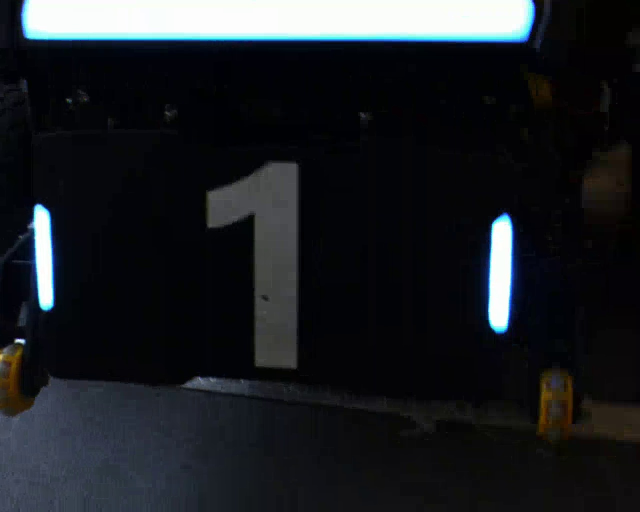
//> input picture assets/ideal/ideal_blue_near.jpg, 1280 x 1024 px (shown at 1/2 size)
$ ./core_tests   (built with g++ and OpenCV 4)
//> lines starting //> are read from the running program, lines starting //| are printed output that depends on the picture; after the words box and inside, x2 and y2 are one past the last pixel; in counts of white or black regions, pixels touching at a corner belong together
//> in testIdealSamples, image is the input picture: 1024 rows x 1280 cols, CV_8UC3; mean B, G, R 36, 32, 28.9
### vision/preprocess.h
// vision/preprocess.h
// 颜色分割：BGR 图像 -> 二值 mask，只保留"目标颜色且足够饱和明亮"的像素。
#ifndef ARMOR_VISION_PREPROCESS_H
#define ARMOR_VISION_PREPROCESS_H

#include <opencv2/core.hpp>

#include "vision/config.h"

// 三个动作：
//   1) HSV 阈值（红色跨 Hue 首尾，需要两段取并集）
//   2) 对手色通道差（红用 R-B，蓝用 B-R）压掉灰白背景
//   3) 开/闭运算去掉噪点、补上空洞
// 返回单通道 8U 二值图。
cv::Mat makeColorMask(const cv::Mat& src, TargetColor color,
                      const PreprocessConfig& config);

#endif  // ARMOR_VISION_PREPROCESS_H

### vision/utils.h
// vision/utils.h
// 通用小工具：文件 / 几何 / 绘制。与检测逻辑无关的助手集中在这里。
#ifndef ARMOR_VISION_UTILS_H
#define ARMOR_VISION_UTILS_H

#include <string>
#include <vector>

#include <opencv2/core.hpp>

namespace utils {

// 返回全小写副本（仅处理 ASCII，足够用于扩展名比较）。
std::string toLower(std::string text);

// 按扩展名判断是否为支持的图片文件。
bool isImageFile(const std::string& path);

// 列出目录下的图片文件，按路径名排序，保证输入顺序稳定。
std::vector<std::string> collectImages(const std::string& dir);

// 长边相对竖直方向的夹角，单位为度，范围 (-90, 90]。
// 注意 cv::RotatedRect 自带的 angle 语义随 OpenCV 版本变化过，
// 这里一律从四个顶点重算，避免踩这个坑。
double angleFromVertical(const cv::RotatedRect& rect);

// 用四条边绘制旋转矩形。
void drawRotatedRect(cv::Mat& frame, const cv::RotatedRect& rect,
                     const cv::Scalar& color, int thickness);

// 把角度归一化到 (-pi, pi]。
double wrapPi(double angle);

}  // namespace utils

#endif  // ARMOR_VISION_UTILS_H

### vision/angles.h
// vision/angles.h
// 像素 -> 角度。v0 的"解算"全部在这里，一共不到 30 行。
//
// 为什么不做 PnP：v0 只需要"把目标压到画面中心"，这件事在角度空间就能完成。
// 代价是拿不到距离，因此做不了弹道补偿和提前量——这就是矩阵靶/移动靶会失效的原因。
#ifndef ARMOR_VISION_ANGLES_H
#define ARMOR_VISION_ANGLES_H

#include <opencv2/core.hpp>

struct RelativeAngle {
    double yaw = 0.0;    // 向左为正
    double pitch = 0.0;  // 向下为正
};

// 把图像上一个点换成"相对光轴"的角度。
//
// 坐标系提醒（这三句是本文件唯一的难点）：
//   * 相机 optical 系：x 向右、y 向下、z 向前
//   * 云台系：x 向前、y 向左、z 向上
//   * 因此像素向右 -> yaw 为负；像素向下 -> pitch 为正
//
// 这里忽略了两件小事：相机相对云台旋转中心的安装偏移（约 8cm/4cm），
// 以及镜头畸变（仿真是零畸变，真机不是）。
RelativeAngle relativeAngleFromPixel(const cv::Point2f& pixel, double fx,
                                    double fy, double cx, double cy);

#endif  // ARMOR_VISION_ANGLES_H

### pipeline/solver.h
// pipeline/solver.h
// 两件事：把一对灯条解成三维位姿（顺带拿到距离），以及由目标位置算出该打哪个角。
//
// 这两件事是 S1 的全部。没有距离就没有弹道补偿，没有弹道补偿 5.5 m 就要脱靶：
// 23 m/s 的弹丸飞 5.25 m 要 0.24 s，这期间掉 0.28 m，对应 2.8°——而装甲板在
// 5.25 m 处只占 ±0.68°。
#ifndef ARMOR_PIPELINE_SOLVER_H
#define ARMOR_PIPELINE_SOLVER_H

#include <optional>

#include <opencv2/core.hpp>

#include "core/types.h"
#include "vision/light_bar.h"

namespace solver {

// RM 装甲板的物理尺寸（米）。灯条长度两种都一样，只有间距不同。
constexpr double kSmallSpacing = 0.135;
constexpr double kLargeSpacing = 0.230;
constexpr double kLightBarLength = 0.056;

// 一次 PnP 的结果。position_* 都是"装甲板中心"。
struct ArmorPose {
    cv::Point3d position_gimbal;  // 云台系：x 前、y 左、z 上
    cv::Point3d position_world;   // 世界系：跟踪和预测都在这个系里做
    double distance = 0.0;        // 到云台旋转中心的距离
    double reprojection_px = 0.0; // 解算质量，也用来挑"小装甲还是大装甲"
    double spacing = 0.0;         // 最后用了哪个间距假设
    // 板面法向与视线的夹角余弦。接近 1 = 正对，接近 0 = 侧看。
    // 侧看的装甲板在几何上几乎退化（矩形投影成一根线），深度解不准，
    // 所以这个量是用来丢候选的。
    double cos_incidence = 1.0;
};

// 用两根灯条的端点做平面 PnP。解不出来返回 nullopt。
//
// reference_distance 是上一帧定下来的距离。小装甲（0.135）和大装甲（0.230）
// 在 5 m 处只差亚像素级的透视，重投影误差根本区分不开——所以光靠误差会导致
// 假设逐帧在两种之间跳，距离跟着跳 0.3 m 以上。用"上一帧距离"做时间一致性的
// 约束比用重投影误差稳得多。传负数表示没有先验。
std::optional<ArmorPose> solveArmor(const LightBar& left, const LightBar& right,
                                    const Observation& observation,
                                    double reference_distance = -1.0);

// 云台系 -> 世界系，R = Rz(yaw) * Ry(pitch)。
cv::Matx33d gimbalToWorld(double yaw, double pitch);

struct AimSolution {
    bool ok = false;
    double yaw = 0.0;         // 世界系方位角，向左为正
    double pitch = 0.0;       // 向下为正
    double elevation = 0.0;   // 相对直线的抬升量（重力补偿）
    double flight_time = 0.0; // 出膛到命中的飞行时间（不含发射延迟）
};

// 解出"打中 target_world 该用的角度"。
//
// 注意它不是"指向 target 的直线角"：它比直线多抬一点 elevation，
// 因为弹丸在这段时间里会往下掉。所以**不要**拿 commands 的角度去和
// 直线角比大小来判断准不准（会差 1.5~2.8°）。
AimSolution solveAim(const cv::Point3d& target_world,
                     const cv::Point3d& origin,
                     const Observation& observation);

}  // namespace solver

#endif  // ARMOR_PIPELINE_SOLVER_H

### vision/light_bar.h
// vision/light_bar.h
// 灯条：一个长条形的 RotatedRect，加上预先算好的长度/宽度/倾角，
// 这样后面过滤和配对时不用反复重算。
#ifndef ARMOR_VISION_LIGHT_BAR_H
#define ARMOR_VISION_LIGHT_BAR_H

#include <vector>

#include <opencv2/core.hpp>

#include "vision/config.h"

struct LightBar {
    cv::RotatedRect rect;
    double length = 0.0;  // 长边
    double width = 0.0;   // 短边
    double angle = 0.0;   // 长边相对竖直方向的夹角，单位度
    cv::Point2f center{0.0f, 0.0f};

    LightBar() = default;
    explicit LightBar(const cv::RotatedRect& r);

    double aspectRatio() const;
    bool isValid(const LightBarConfig& config) const;
};

// findContours -> minAreaRect -> 几何过滤 -> 按 x 排序
std::vector<LightBar> findLightBars(const cv::Mat& binary,
                                    const LightBarConfig& config);

#endif  // ARMOR_VISION_LIGHT_BAR_H

### vision/config.h
// vision/config.h
// 检测器的全部可调参数。改这里就能做参数敏感性实验，不用改代码。
#ifndef ARMOR_VISION_CONFIG_H
#define ARMOR_VISION_CONFIG_H

enum class TargetColor {
    Red,
    Blue,
};

struct PreprocessConfig {
    int saturation_min = 55;
    int value_min = 100;
    int color_difference_min = 35;
    // 核大小要能盖住"过曝后被挖空的白洞"。
    // 3 在 3.8~5.5 m 有效；改 5 能救回 3.5 m，但 assets/ideal 里的
    // ideal_blue_robot.jpg 会掉到 0 个候选；改 7 两边都崩。
    // ctest 的 ideal_samples 就是用来盯住这个权衡的。
    int morphology_kernel = 3;
};

struct LightBarConfig {
    double min_area = 30.0;
    double max_area = 50000.0;
    double min_aspect_ratio = 1.5;
    double max_aspect_ratio = 18.0;
    double max_tilt_deg = 45.0;
};

struct ArmorConfig {
    double max_angle_diff_deg = 20.0;
    double max_length_ratio = 1.8;
    double max_y_offset_ratio = 0.7;
    double min_x_offset_ratio = 0.5;
    double max_x_offset_ratio = 6.0;
    double min_score = 0.35;
};

struct DetectorConfig {
    TargetColor target_color = TargetColor::Red;
    PreprocessConfig preprocess;
    LightBarConfig light_bar;
    ArmorConfig armor;
};

#endif  // ARMOR_VISION_CONFIG_H

### vision/armor.h
// vision/armor.h
// 装甲板候选：两根灯条 + 一个几何评分。
// 注意这里只有【图像平面】的信息，没有任何三维位姿——v0 不做 PnP。
#ifndef ARMOR_VISION_ARMOR_H
#define ARMOR_VISION_ARMOR_H

#include <vector>

#include <opencv2/core.hpp>

#include "vision/config.h"
#include "vision/light_bar.h"

class Armor {
public:
    Armor() = default;
    Armor(const LightBar& left, const LightBar& right,
          const ArmorConfig& config);

    const LightBar& left() const { return left_; }
    const LightBar& right() const { return right_; }

    double score() const { return score_; }
    cv::Point2f center() const;   // 两根灯条中心的中点
    cv::Rect boundingBox() const; // 两灯条外接矩形的并集
    bool isValid() const;

private:
    LightBar left_;
    LightBar right_;
    double score_ = 0.0;
};

// 所有灯条两两配对，保留得分不为 0 的候选，按分数从高到低排序。
std::vector<Armor> matchArmors(const std::vector<LightBar>& bars,
                               const ArmorConfig& config);

#endif  // ARMOR_VISION_ARMOR_H

### vision/detector.h
// vision/detector.h
// 检测器：mask -> 灯条 -> 装甲板候选。
//
// v0 的检测器只输出【图像平面】的结果。它不知道目标有多远，也不知道朝哪。
// 目标选择（挑哪一块板）不在这里，属于 pipeline 的事——见 pipeline/pipeline.h。
#ifndef ARMOR_VISION_DETECTOR_H
#define ARMOR_VISION_DETECTOR_H

#include <vector>

#include <opencv2/core.hpp>

#include "vision/armor.h"
#include "vision/config.h"
#include "vision/light_bar.h"

struct Detection {
    cv::Mat mask;
    std::vector<LightBar> light_bars;
    std::vector<Armor> armors;
    double detect_ms = 0.0;
};

class ArmorDetector {
public:
    explicit ArmorDetector(DetectorConfig config = {});

    Detection detect(const cv::Mat& frame) const;

    const DetectorConfig& config() const { return config_; }

private:
    DetectorConfig config_;
};

#endif  // ARMOR_VISION_DETECTOR_H

### pipeline/tracker.h
// pipeline/tracker.h
// 跟踪"一块装甲板"在三维世界里的运动。
//
// 为什么要跟踪而不是每帧重新挑：
//   * 提前量要速度，速度只能从历史帧来；
//   * 自转靶上四块板一直在抢"离画面中心最近"，每帧重新挑会让指令抖，
//     而云台是个二阶系统，抖一次就要 0.2 s 才稳。
//
// 全程在世界系里做（而不是图像系）：云台自己在动，图像坐标里看目标
// 的速度不干净；世界系里目标怎么动就是怎么动。
#ifndef ARMOR_PIPELINE_TRACKER_H
#define ARMOR_PIPELINE_TRACKER_H

#include <deque>
#include <vector>

#include <opencv2/core.hpp>

class PlateTracker {
public:
    struct Result {
        bool valid = false;    // 这一帧有没有可用的观测
        int index = -1;        // 选了 candidates 里的哪一个
        cv::Point3d position;  // 这一帧的位置（拟合值；只有 1 帧时就是观测值）
        cv::Point3d velocity;  // 世界系速度，m/s
        double residual = 0.0; // 拟合残差（人均，米）。目标在急转时它会变大
        int samples = 0;       // 当前窗口里有几帧观测
        bool switched = false; // 这一帧刚换了板（历史因此被清空）
    };

    // candidates 按"像不像一块装甲板"降序（matchArmors 已经排好）。
    // 首次锁定时取第 0 个。
    //
    // origin 是云台旋转中心：关联门限要把误差拆成"沿视线/垂直视线"两个方向，
    // 因为 PnP 的深度噪声远大于横向噪声。
    Result update(double time, const std::vector<cv::Point3d>& candidates,
                  const cv::Point3d& origin);

    void reset();

    // 最后一次成功观测的时刻；没观测过返回负值。
    double last_measure_time() const { return last_measure_; }

private:
    struct Sample {
        double time = 0.0;
        cv::Point3d position;
    };

    bool fit(double time, cv::Point3d& position, cv::Point3d& velocity,
             double& residual) const;
    void push(double time, const cv::Point3d& position);
    void prune(double time);

    std::deque<Sample> history_;
    cv::Point3d velocity_{0.0, 0.0, 0.0};
    cv::Point3d smoothed_{0.0, 0.0, 0.0};
    bool smoothed_valid_ = false;
    double last_measure_ = -1.0;
};

#endif  // ARMOR_PIPELINE_TRACKER_H

### pipeline/pipeline.h
// pipeline/pipeline.h
// 把检测结果变成一条云台指令。
//
//   所有候选 --(PnP 解三维)--> 世界系位置 --(跟踪)--> 位置+速度
//            --(提前量+弹道)--> 目标角 --(开火判据)--> Command
//
// 链条比 v0 长，但每一段都能单独离线验证：solver 是纯几何，
// tracker 是纯数值，command 只有判据。所以改哪一段都不用开 Godot。
#ifndef ARMOR_PIPELINE_PIPELINE_H
#define ARMOR_PIPELINE_PIPELINE_H

#include <cstddef>

#include "core/types.h"
#include "pipeline/tracker.h"
#include "vision/detector.h"

struct TargetEstimate {
    bool valid = false;
    int armor_index = -1;      // 选中了 detection.armors 里的哪一个
    cv::Point2f pixel{0.0f, 0.0f};  // 瞄准点（图像坐标，只用于画图）

    double distance = 0.0;     // 到云台旋转中心的距离，单位 m
    double yaw = 0.0;          // 绝对目标角（含云台当前角），向左为正
    double pitch = 0.0;        // 绝对目标角（含云台当前角），向下为正
    double yaw_rate = 0.0;     // 目标角速度，rad/s
    double pitch_rate = 0.0;   // 同上
    double stamp = 0.0;        // 这份估计对应的时间（仿真秒）

    // 下面几项是内部诊断量，不参与控制。trace 会录下来，调参时看它。
    double flight_time = 0.0;  // 出膛到命中的飞行时间
    double residual = 0.0;     // 跟踪拟合残差（米），大说明目标在急转
    int samples = 0;           // 跟踪窗口里有几帧观测
    bool velocity_ok = false;  // 速度估计是否通过物理合理性检查
};

struct PipelineConfig {
    DetectorConfig detector;
    bool allow_fire = false;
};

class Pipeline {
public:
    explicit Pipeline(PipelineConfig config);

    const ArmorDetector& detector() const { return detector_; }

    // detect 是纯函数；estimate / command 带状态（要历史帧才能估速度）。
    Detection detect(const cv::Mat& frame) const;
    TargetEstimate estimate(const Observation& observation,
                            const Detection& detection);
    Command command(const Observation& observation,
                    const TargetEstimate& estimate);

    // 换会话 / 目标彻底丢了 / 仿真重启时把手上的历史清掉。
    void reset();

private:
    PipelineConfig config_;
    ArmorDetector detector_;
    PlateTracker tracker_;

    // 提前量里除了飞行时间和发射延迟，还要补上"这一帧从拍到到发指令"的延迟：
    // 观测已经是旧的了，而目标一直在跑。用相邻帧间隔估它（EMA 平滑）。
    double last_stamp_ = -1.0;
    double latency_ = -1.0;

    // 上一帧解出来的距离。小装甲(0.135)和大装甲(0.230)在 5 m 处的透视
    // 差异是亚像素级的，重投影误差区分不开，所以用时间一致性来选。
    double reference_distance_ = -1.0;
};

#endif  // ARMOR_PIPELINE_PIPELINE_H

### vision/preprocess.cpp
// vision/preprocess.cpp
#include "vision/preprocess.h"

#include <algorithm>

#include <opencv2/imgproc.hpp>

cv::Mat makeColorMask(const cv::Mat &src, TargetColor color,
                      const PreprocessConfig &config) {
  CV_Assert(!src.empty());
  CV_Assert(src.type() == CV_8UC3);

  cv::Mat hsv;
  cv::cvtColor(src, hsv, cv::COLOR_BGR2HSV);
//> hsv: 1024 rows x 1280 cols, CV_8UC3; mean H, S, V 97.5, 120.3, 37.3

  cv::Mat hue_mask;
  if (color == TargetColor::Red) {
    // 红色在 OpenCV 的 Hue（0..180）里跨了首尾，必须两段取并集。
    cv::Mat low_red;
    cv::Mat high_red;
    cv::inRange(hsv, cv::Scalar(0, config.saturation_min, config.value_min),
                cv::Scalar(10, 255, 255), low_red);
    cv::inRange(hsv, cv::Scalar(170, config.saturation_min, config.value_min),
                cv::Scalar(180, 255, 255), high_red);
    cv::bitwise_or(low_red, high_red, hue_mask);
  } else {
    cv::inRange(hsv, cv::Scalar(90, config.saturation_min, config.value_min),
                cv::Scalar(135, 255, 255), hue_mask);
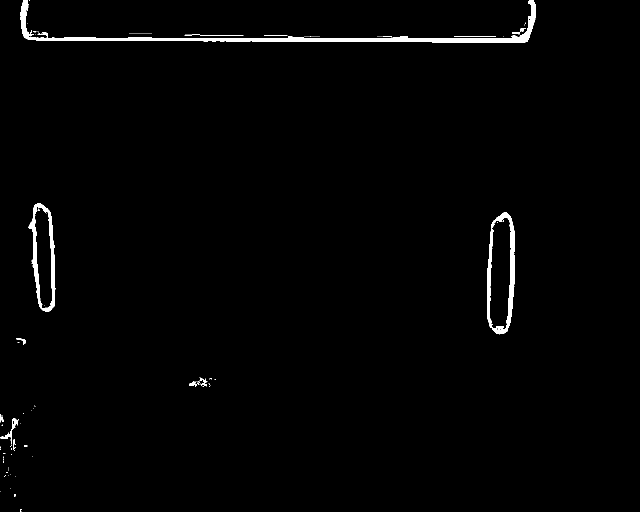
//> hue_mask: 1024 rows x 1280 cols, CV_8UC1 (shown at 1/2 size); 1.3% white; 138 white regions (121 under 20 px), largest, box (x1, y1, x2, y2) and area: (40, 0, 1072, 86) 9016, (974, 425, 1030, 669) 3601, (57, 407, 111, 624) 2989
  }

  // 使用对手色通道差抑制灰白背景：红色计算 R-B，蓝色计算 B-R。
  // 不减去 G 通道，因为过曝的蓝灯常呈青白色，G 通道也会很高。
  cv::Mat target_channel;
  cv::Mat opponent_channel;
  cv::Mat color_difference;
  const int target_index = color == TargetColor::Red ? 2 : 0;
//> target_index = 0
  const int opponent_index = color == TargetColor::Red ? 0 : 2;
//> opponent_index = 2
  cv::extractChannel(src, target_channel, target_index);
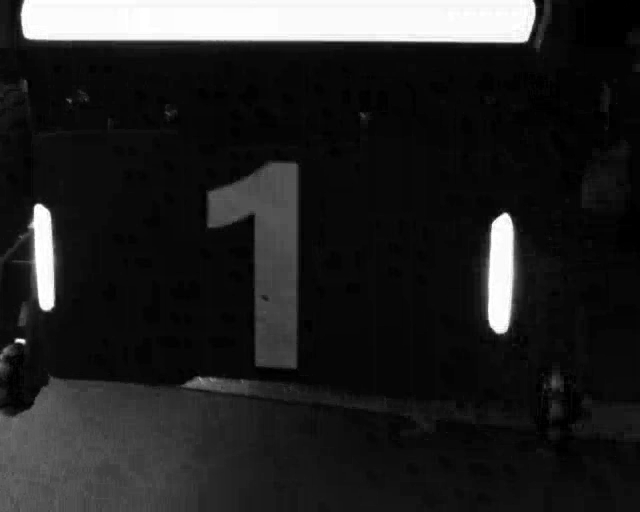
//> target_channel: 1024 rows x 1280 cols, CV_8UC1 (shown at 1/2 size); min 0, max 255, mean 36
  cv::extractChannel(src, opponent_channel, opponent_index);
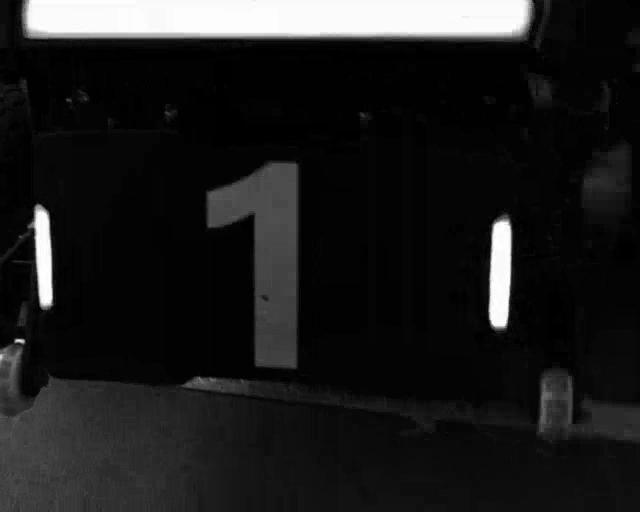
//> opponent_channel: 1024 rows x 1280 cols, CV_8UC1 (shown at 1/2 size); min 0, max 255, mean 28.9
  cv::subtract(target_channel, opponent_channel, color_difference);
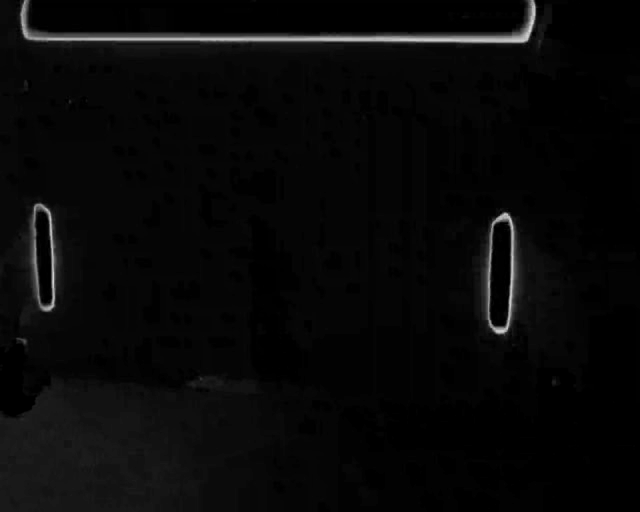
//> color_difference: 1024 rows x 1280 cols, CV_8UC1 (shown at 1/2 size); min 0, max 222, mean 8.1
  cv::threshold(color_difference, color_difference, config.color_difference_min,
                255, cv::THRESH_BINARY);
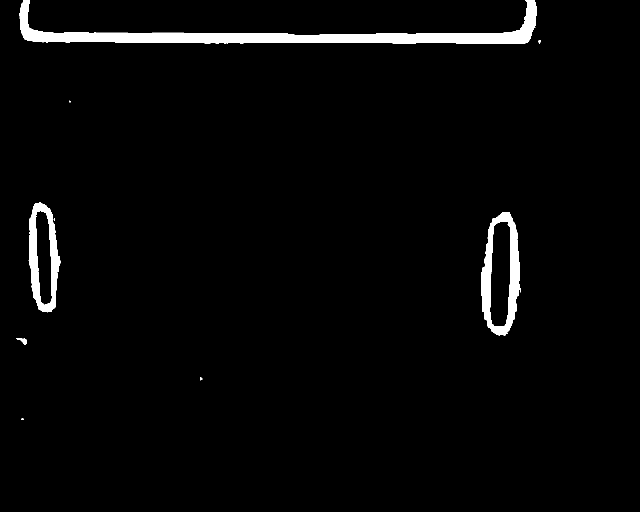
//> color_difference: 1024 rows x 1280 cols, CV_8UC1 (shown at 1/2 size); 2.7% white; 10 white regions (4 under 20 px), largest, box (x1, y1, x2, y2) and area: (39, 0, 1073, 88) 21493, (963, 424, 1042, 672) 7610, (57, 405, 121, 625) 5972, (33, 676, 54, 689) 137, (1077, 80, 1082, 88) 26, (400, 755, 405, 761) 22

  cv::Mat mask;
  cv::bitwise_and(hue_mask, color_difference, mask);
//> mask: 1024 rows x 1280 cols, CV_8UC1; 1.2% white; 78 white regions (66 under 20 px), largest, box (x1, y1, x2, y2) and area: (40, 0, 1072, 86) 9014, (974, 425, 1030, 669) 3601, (58, 407, 111, 624) 2981

  // 形态学核必须是奇数，否则 getStructuringElement 会静默取整。
  int kernel_size = config.morphology_kernel;
//> kernel_size = 3
//> (the rest of the program and of its run is left out)
